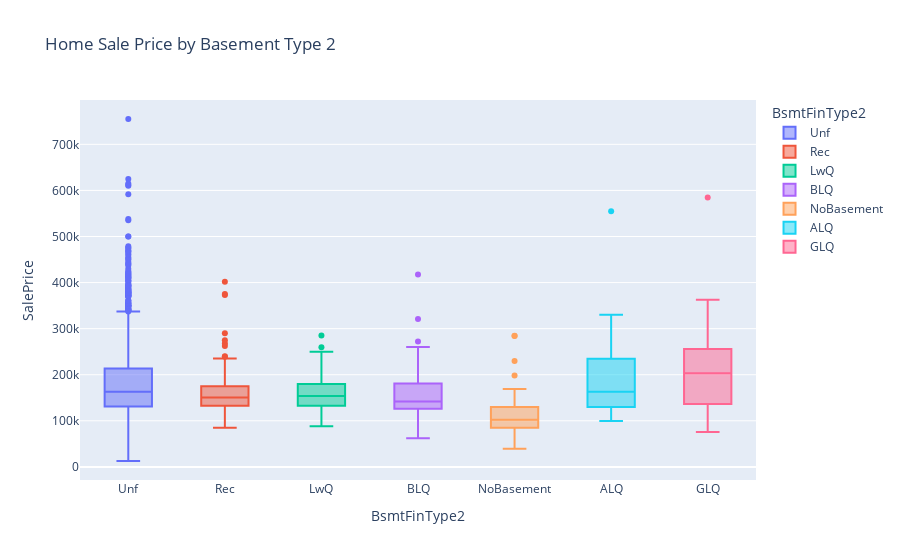

Notebook code for this chart:
### Code cell
basement_type2 = pd.DataFrame(basement_df[['SalePrice','BsmtFinType2']])
fig5 = px.box(basement_type2, 
             x = 'BsmtFinType2', 
             y = 'SalePrice',
             color = 'BsmtFinType2',
            title = 'Home Sale Price by Basement Type 2')
fig5.show()

### Figure 1 — Plotly figure (JSON) as saved in the notebook; plotly's stock layout.template omitted (floating-point values rounded to 4 significant figures; data arrays with more than 128 entries replaced by an {"elided": "..."} marker saying what was removed)
{"data": [{"alignmentgroup": "True", "hovertemplate": "BsmtFinType2=%{x}<br>SalePrice=%{y}<extra></extra>", "legendgroup": "Unf", "marker": {"color": "#636efa"}, "name": "Unf", "notched": false, "offsetgroup": "Unf", "orientation": "v", "showlegend": true, "type": "box", "x": {"elided": "2179 str values"}, "x0": " ", "xaxis": "x", "y": {"elided": "2179 int values"}, "y0": " ", "yaxis": "y"}, {"alignmentgroup": "True", "hovertemplate": "BsmtFinType2=%{x}<br>SalePrice=%{y}<extra></extra>", "legendgroup": "Rec", "marker": {"color": "#EF553B"}, "name": "Rec", "notched": false, "offsetgroup": "Rec", "orientation": "v", "showlegend": true, "type": "box", "x": ["Rec", "Rec", "Rec", "Rec", "Rec", "Rec", "Rec", "Rec", "Rec", "Rec", "Rec", "Rec", "Rec", "Rec", "Rec", "Rec", "Rec", "Rec", "Rec", "Rec", "Rec", "Rec", "Rec", "Rec", "Rec", "Rec", "Rec", "Rec", "Rec", "Rec", "Rec", "Rec", "Rec", "Rec", "Rec", "Rec", "Rec", "Rec", "Rec", "Rec", "Rec", "Rec", "Rec", "Rec", "Rec", "Rec", "Rec", "Rec", "Rec", "Rec", "Rec", "Rec", "Rec", "Rec", "Rec", "Rec", "Rec", "Rec", "Rec", "Rec", "Rec", "Rec", "Rec", "Rec", "Rec", "Rec", "Rec", "Rec", "Rec", "Rec", "Rec", "Rec", "Rec", "Rec", "Rec", "Rec", "Rec", "Rec", "Rec", "Rec", "Rec", "Rec", "Rec", "Rec", "Rec", "Rec", "Rec", "Rec", "Rec", "Rec", "Rec", "Rec", "Rec", "Rec", "Rec", "Rec", "Rec"], "x0": " ", "xaxis": "x", "y": [149900, 268000, 239000, 210000, 235000, 161000, 197000, 175000, 174000, 126000, 145000, 147000, 167000, 402000, 203000, 171500, 120750, 116000, 275000, 194000, 170000, 373000, 290000, 190000, 262500, 163000, 240000, 127000, 135500, 155000, 158000, 135000, 117500, 173000, 143000, 144000, 119000, 154000, 168500, 147000, 181900, 141000, 142125, 138500, 141500, 133000, 163000, 190000, 124000, 136000, 156500, 174850, 148000, 129000, 164900, 153000, 105000, 162000, 163000, 132000, 119000, 159000, 125900, 154000, 138000, 134800, 156500, 187000, 143000, 85000, 85000, 136500, 212300, 125000, 127500, 172500, 129000, 137900, 130000, 144500, 182000, 95000, 150000, 150500, 120000, 112500, 137500, 147000, 85000, 158000, 217000, 201000, 120500, 160000, 375000, 180000, 127000], "y0": " ", "yaxis": "y"}, {"alignmentgroup": "True", "hovertemplate": "BsmtFinType2=%{x}<br>SalePrice=%{y}<extra></extra>", "legendgroup": "LwQ", "marker": {"color": "#00cc96"}, "name": "LwQ", "notched": false, "offsetgroup": "LwQ", "orientation": "v", "showlegend": true, "type": "box", "x": ["LwQ", "LwQ", "LwQ", "LwQ", "LwQ", "LwQ", "LwQ", "LwQ", "LwQ", "LwQ", "LwQ", "LwQ", "LwQ", "LwQ", "LwQ", "LwQ", "LwQ", "LwQ", "LwQ", "LwQ", "LwQ", "LwQ", "LwQ", "LwQ", "LwQ", "LwQ", "LwQ", "LwQ", "LwQ", "LwQ", "LwQ", "LwQ", "LwQ", "LwQ", "LwQ", "LwQ", "LwQ", "LwQ", "LwQ", "LwQ", "LwQ", "LwQ", "LwQ", "LwQ", "LwQ", "LwQ", "LwQ", "LwQ", "LwQ", "LwQ", "LwQ", "LwQ", "LwQ", "LwQ", "LwQ", "LwQ", "LwQ", "LwQ", "LwQ", "LwQ", "LwQ", "LwQ", "LwQ", "LwQ", "LwQ", "LwQ", "LwQ", "LwQ", "LwQ", "LwQ", "LwQ", "LwQ", "LwQ", "LwQ", "LwQ", "LwQ", "LwQ", "LwQ", "LwQ", "LwQ", "LwQ", "LwQ", "LwQ", "LwQ"], "x0": " ", "xaxis": "x", "y": [105000, 206900, 207500, 175500, 229000, 220000, 175000, 207500, 250000, 213000, 181000, 178900, 151000, 143250, 156000, 119500, 97500, 97000, 133000, 97000, 123000, 143000, 125000, 144000, 137000, 214000, 213750, 206000, 212500, 164500, 161500, 129900, 120000, 124000, 177625, 140500, 167000, 128000, 153000, 136500, 139400, 139000, 153000, 137500, 130000, 123000, 128500, 115000, 155000, 148000, 192000, 167900, 134000, 132000, 157000, 150000, 134000, 157000, 115400, 125000, 165000, 182000, 124000, 207000, 174000, 147000, 185000, 147500, 110000, 220000, 259500, 217500, 173000, 171500, 184000, 176000, 173000, 88000, 150900, 149000, 172000, 173000, 170000, 285000], "y0": " ", "yaxis": "y"}, {"alignmentgroup": "True", "hovertemplate": "BsmtFinType2=%{x}<br>SalePrice=%{y}<extra></extra>", "legendgroup": "BLQ", "marker": {"color": "#ab63fa"}, "name": "BLQ", "notched": false, "offsetgroup": "BLQ", "orientation": "v", "showlegend": true, "type": "box", "x": ["BLQ", "BLQ", "BLQ", "BLQ", "BLQ", "BLQ", "BLQ", "BLQ", "BLQ", "BLQ", "BLQ", "BLQ", "BLQ", "BLQ", "BLQ", "BLQ", "BLQ", "BLQ", "BLQ", "BLQ", "BLQ", "BLQ", "BLQ", "BLQ", "BLQ", "BLQ", "BLQ", "BLQ", "BLQ", "BLQ", "BLQ", "BLQ", "BLQ", "BLQ", "BLQ", "BLQ", "BLQ", "BLQ", "BLQ", "BLQ", "BLQ", "BLQ", "BLQ", "BLQ", "BLQ", "BLQ", "BLQ", "BLQ", "BLQ", "BLQ", "BLQ", "BLQ", "BLQ", "BLQ", "BLQ", "BLQ", "BLQ", "BLQ", "BLQ", "BLQ", "BLQ", "BLQ", "BLQ", "BLQ"], "x0": " ", "xaxis": "x", "y": [176500, 212000, 152000, 170000, 120500, 184000, 146300, 137500, 417500, 321000, 143000, 110000, 138500, 62383, 123000, 260000, 200000, 215000, 127000, 167000, 153000, 105000, 140000, 143000, 125000, 144900, 159950, 129000, 138000, 118900, 141000, 125500, 115000, 138000, 200500, 165000, 123000, 115000, 134500, 139000, 172500, 155000, 137000, 190000, 119000, 271900, 177500, 130250, 134900, 130000, 98000, 122000, 117000, 155000, 257500, 193000, 224000, 251000, 228950, 174000, 202000, 85000, 140000, 131900], "y0": " ", "yaxis": "y"}, {"alignmentgroup": "True", "hovertemplate": "BsmtFinType2=%{x}<br>SalePrice=%{y}<extra></extra>", "legendgroup": "NoBasement", "marker": {"color": "#FFA15A"}, "name": "NoBasement", "notched": false, "offsetgroup": "NoBasement", "orientation": "v", "showlegend": true, "type": "box", "x": ["NoBasement", "NoBasement", "NoBasement", "NoBasement", "NoBasement", "NoBasement", "NoBasement", "NoBasement", "NoBasement", "NoBasement", "NoBasement", "NoBasement", "NoBasement", "NoBasement", "NoBasement", "NoBasement", "NoBasement", "NoBasement", "NoBasement", "NoBasement", "NoBasement", "NoBasement", "NoBasement", "NoBasement", "NoBasement", "NoBasement", "NoBasement", "NoBasement", "NoBasement", "NoBasement", "NoBasement", "NoBasement", "NoBasement", "NoBasement", "NoBasement", "NoBasement", "NoBasement", "NoBasement", "NoBasement", "NoBasement", "NoBasement", "NoBasement", "NoBasement", "NoBasement", "NoBasement", "NoBasement", "NoBasement", "NoBasement", "NoBasement", "NoBasement", "NoBasement", "NoBasement", "NoBasement", "NoBasement", "NoBasement", "NoBasement", "NoBasement", "NoBasement", "NoBasement", "NoBasement", "NoBasement", "NoBasement", "NoBasement", "NoBasement", "NoBasement", "NoBasement", "NoBasement", "NoBasement", "NoBasement", "NoBasement"], "x0": " ", "xaxis": "x", "y": [169000, 284000, 160000, 144000, 112000, 119500, 103000, 98000, 106500, 101800, 39300, 72500, 107500, 100000, 102900, 89900, 106250, 157500, 92900, 90000, 109500, 109900, 98300, 81400, 87500, 93500, 99000, 45000, 97000, 104500, 110000, 79000, 81300, 80500, 55000, 131000, 134432, 125000, 90000, 89500, 63900, 139600, 122000, 135000, 84000, 80000, 93000, 120000, 131000, 142953, 108000, 84900, 100000, 198500, 141000, 284700, 82500, 61500, 98000, 82000, 96000, 160000, 153500, 68104, 57625, 126000, 230000, 81500, 115000, 130000], "y0": " ", "yaxis": "y"}, {"alignmentgroup": "True", "hovertemplate": "BsmtFinType2=%{x}<br>SalePrice=%{y}<extra></extra>", "legendgroup": "ALQ", "marker": {"color": "#19d3f3"}, "name": "ALQ", "notched": false, "offsetgroup": "ALQ", "orientation": "v", "showlegend": true, "type": "box", "x": ["ALQ", "ALQ", "ALQ", "ALQ", "ALQ", "ALQ", "ALQ", "ALQ", "ALQ", "ALQ", "ALQ", "ALQ", "ALQ", "ALQ", "ALQ", "ALQ", "ALQ", "ALQ", "ALQ", "ALQ", "ALQ", "ALQ", "ALQ", "ALQ", "ALQ", "ALQ", "ALQ", "ALQ", "ALQ", "ALQ", "ALQ", "ALQ", "ALQ", "ALQ", "ALQ", "ALQ", "ALQ", "ALQ", "ALQ", "ALQ", "ALQ", "ALQ", "ALQ", "ALQ", "ALQ", "ALQ", "ALQ", "ALQ", "ALQ", "ALQ", "ALQ", "ALQ", "ALQ"], "x0": " ", "xaxis": "x", "y": [235000, 123000, 555000, 290000, 234500, 188000, 128000, 294000, 140000, 235000, 149500, 279700, 318750, 299800, 174900, 158000, 122000, 112000, 176000, 136000, 127000, 172000, 147000, 130000, 130000, 99500, 116000, 164500, 154000, 163000, 152000, 129000, 187000, 278000, 164000, 235000, 123500, 139500, 162000, 301000, 185000, 195000, 212000, 128200, 163000, 117250, 131750, 108500, 144800, 315000, 330000, 213500, 131000], "y0": " ", "yaxis": "y"}, {"alignmentgroup": "True", "hovertemplate": "BsmtFinType2=%{x}<br>SalePrice=%{y}<extra></extra>", "legendgroup": "GLQ", "marker": {"color": "#FF6692"}, "name": "GLQ", "notched": false, "offsetgroup": "GLQ", "orientation": "v", "showlegend": true, "type": "box", "x": ["GLQ", "GLQ", "GLQ", "GLQ", "GLQ", "GLQ", "GLQ", "GLQ", "GLQ", "GLQ", "GLQ", "GLQ", "GLQ", "GLQ", "GLQ", "GLQ", "GLQ", "GLQ", "GLQ", "GLQ", "GLQ", "GLQ", "GLQ", "GLQ", "GLQ", "GLQ", "GLQ", "GLQ", "GLQ", "GLQ", "GLQ", "GLQ"], "x0": " ", "xaxis": "x", "y": [133000, 584500, 315000, 287500, 315000, 193000, 184000, 362500, 345000, 217500, 270000, 213250, 127000, 110000, 241500, 130000, 156500, 238000, 224500, 228000, 279000, 228000, 232000, 140000, 151000, 126000, 148000, 140000, 75500, 84500, 131250, 149900], "y0": " ", "yaxis": "y"}], "layout": {"boxmode": "overlay", "legend": {"title": {"text": "BsmtFinType2"}, "tracegroupgap": 0}, "title": {"text": "Home Sale Price by Basement Type 2"}, "xaxis": {"anchor": "y", "categoryarray": ["Unf", "Rec", "LwQ", "BLQ", "NoBasement", "ALQ", "GLQ"], "categoryorder": "array", "domain": [0, 1], "title": {"text": "BsmtFinType2"}}, "yaxis": {"anchor": "x", "domain": [0, 1], "title": {"text": "SalePrice"}}}}
